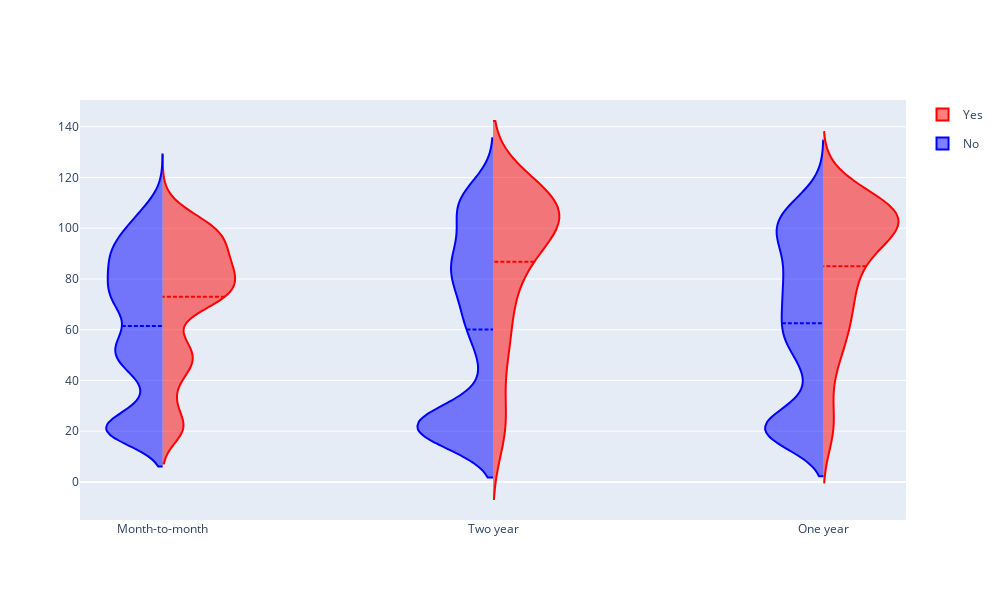

Source (notebook cell):
### Code cell
# Split Violin Plot
import plotly.graph_objects as go
fig = go.Figure()

fig.add_trace(go.Violin(x=df1['Contract'][ df1['Churn Label'] == 'Yes' ],
                        y=df1['Monthly Charges'][ df1['Churn Label'] == 'Yes' ],
                        legendgroup='Yes', scalegroup='Yes', name='Yes',
                        side='positive',
                        line_color='red')
             )
fig.add_trace(go.Violin(x=df1['Contract'][ df1['Churn Label'] == 'No' ],
                        y=df1['Monthly Charges'][ df1['Churn Label'] == 'No' ],
                        legendgroup='No', scalegroup='No', name='No',
                        side='negative',
                        line_color='blue')
             )
fig.update_traces(meanline_visible=True)
fig.update_layout(violingap=0.35, violinmode='overlay')
fig.update_layout(autosize=False,width=1000,height=600,)
fig.show()

### Figure 1 — Plotly figure (JSON) as saved in the notebook; plotly's stock layout.template omitted (floating-point values rounded to 4 significant figures; data arrays with more than 128 entries replaced by an {"elided": "..."} marker saying what was removed)
{"data": [{"legendgroup": "Yes", "line": {"color": "red"}, "meanline": {"visible": true}, "name": "Yes", "scalegroup": "Yes", "side": "positive", "type": "violin", "x": {"elided": "1869 str values"}, "y": {"elided": "1869 float values"}}, {"legendgroup": "No", "line": {"color": "blue"}, "meanline": {"visible": true}, "name": "No", "scalegroup": "No", "side": "negative", "type": "violin", "x": {"elided": "5163 str values"}, "y": {"elided": "5163 float values"}}], "layout": {"autosize": false, "height": 600, "violingap": 0.35, "violinmode": "overlay", "width": 1000}}
